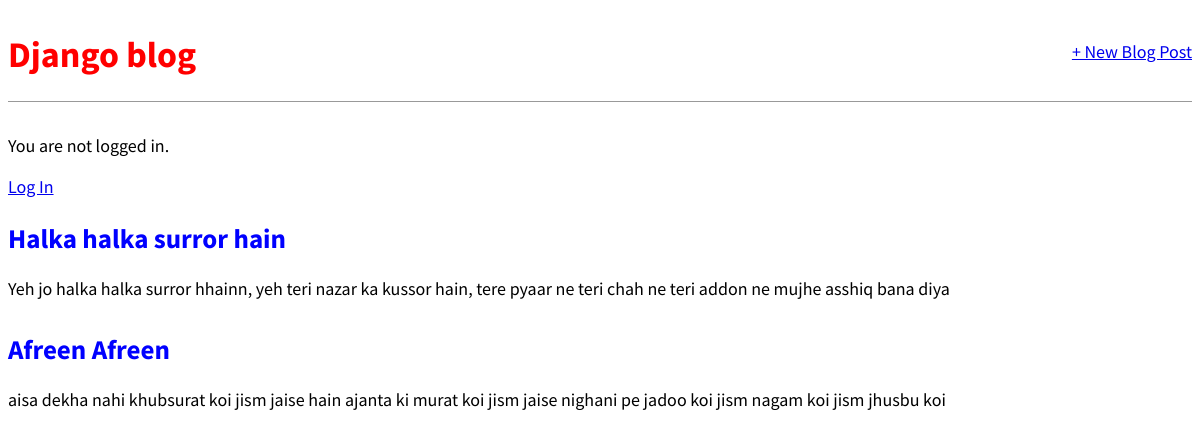
The page / on the database its author committed.
### blog/models.py (models this page shows, shortened)
class Post(models.Model):
    title = models.CharField(max_length=200)
    author = models.ForeignKey(
        'auth.User',
        on_delete = models.CASCADE,
    )
    body = models.TextField()

### blog/views.py (the view)
# urls.py: path('', BlogListView.as_view(), name='home'),
class BlogListView(ListView):
    model = Post
    template_name = 'home.html'

### templates/home.html
{% extends 'base.html' %}
{% block content %}
    {% for post in object_list %}
    <div class='post-entry'>
        <h2><a href="{% url 'post_detail' post.pk %}">{{ post.title}}</a></h2>
        <p>{{ post.body }}</p>
    </div>
    {% endfor %}
{% endblock content %}

### templates/base.html (shortened to what this page needs)
{% load static %}
<html>
<head>
 <link href="{% static 'css/base.css' %}" rel="stylesheet">
</head>
<body>
    <div>
    <header>
        <div class='nav-left'>
            <h1><a href="{% url 'home' %}">Django blog</a></h1>
        </div>
        <div class='nav-right'>
            <a href="{% url 'post_new' %}">+ New Blog Post</a>
        </div>
    </header>
    {% if user.is_authenticated %}
        <p>Hi {{ user.username }}! </p>
        <a href="{% url 'logout' %}">Log Out</a>
    {% else %}
        <p>You are not logged in.</p>
        <a href="{% url 'login' %}">Log In</a>
    {% endif %}
    {% block content%}
    {% endblock content%}
    </div>
</body>
</html>

### static/css/base.css (style rules this page uses)
body { font-family: 'Source Sans Pro', sans-serif; font-size: 18px; }
header { border-bottom: 1px solid #999; margin-bottom: 2rem; display: flex; }
header h1 a { color: red; text-decoration: none; }
.nav-left { margin-right: auto; }
.nav-right { display: flex; padding-top: 2rem; }
.post-entry { margin-bottom: 2rem; }
.post-entry h2 a, .post-entry h2 a:visited { color: blue; text-decoration: none; }
.post-entry p { margin: 0; font-weight: 400; }

### rows shown on the page
Post: title "Halka halka surror hain", body "Yeh jo halka halka surror hhainn, yeh teri nazar ka kussor hain, tere pyaar ne teri chah ne teri addon ne mujhe asshiq bana diya"
Post: title "Afreen Afreen", body "aisa dekha nahi khubsurat koi jism jaise hain ajanta ki murat koi jism jaise nighani pe jadoo koi jism nagam koi jism jhusbu koi"
